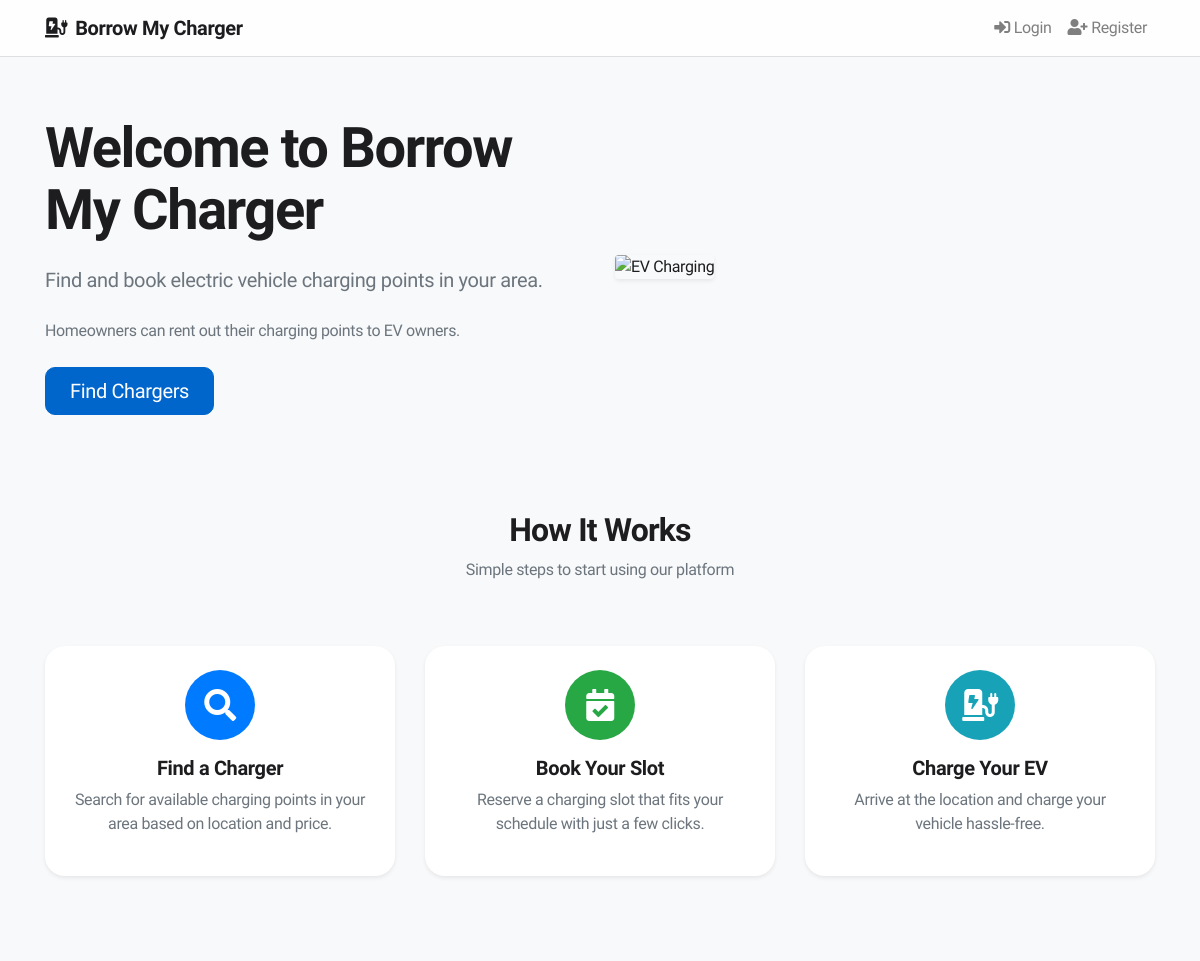
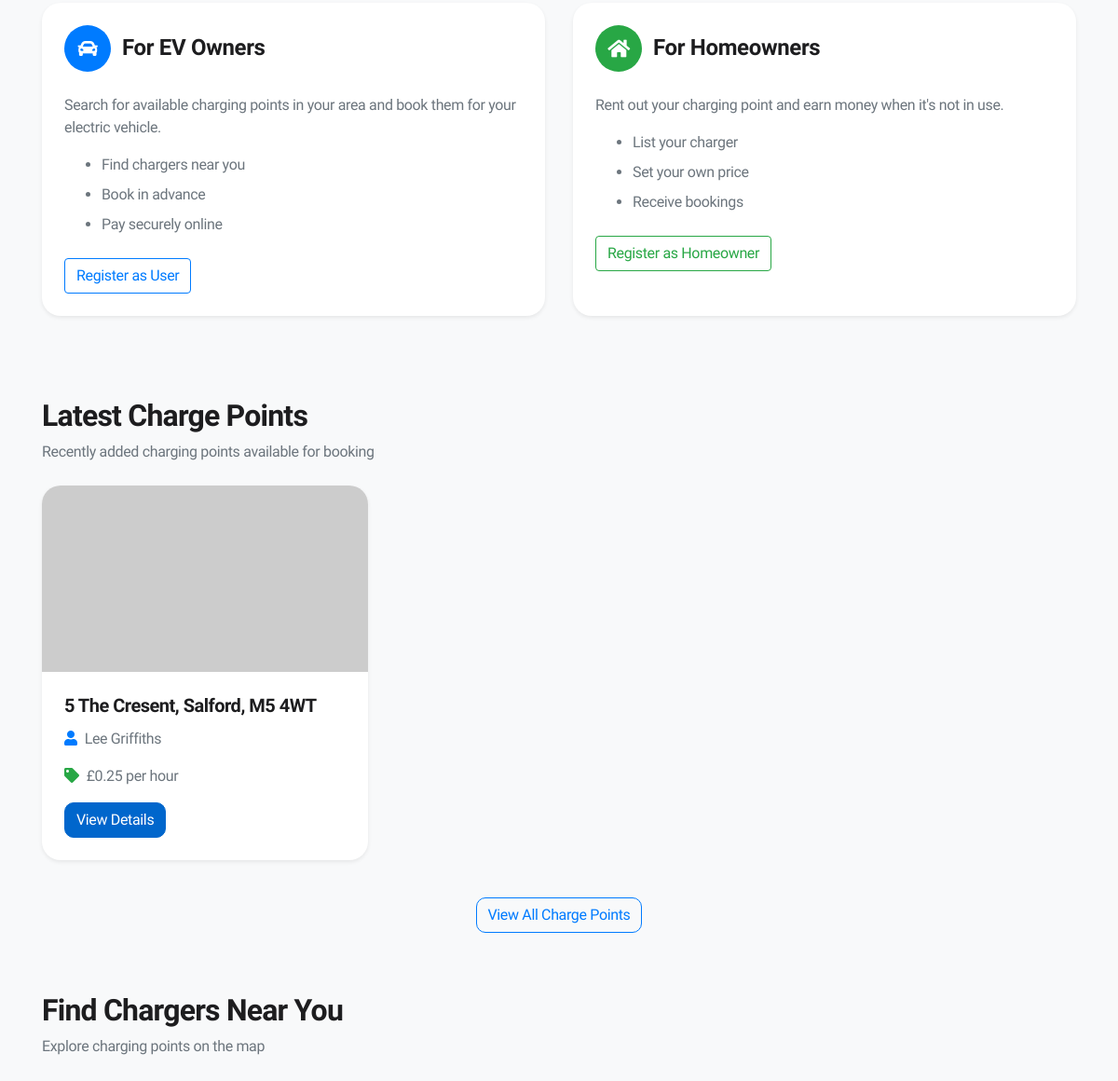
The page / on the database its author committed (2 pictures, top to bottom).
### tables this page shows
CREATE TABLE IF NOT EXISTS charge_points (
    id INT AUTO_INCREMENT PRIMARY KEY,
    user_id INT NOT NULL,
    address VARCHAR(255) NOT NULL,
    latitude DECIMAL(10, 8) NOT NULL,
    longitude DECIMAL(11, 8) NOT NULL,
    price DECIMAL(5, 2) NOT NULL,
    availability BOOLEAN DEFAULT TRUE,
    image VARCHAR(255),
    created_at TIMESTAMP DEFAULT CURRENT_TIMESTAMP,
    FOREIGN KEY (user_id) REFERENCES users(id) ON DELETE CASCADE
);

CREATE TABLE IF NOT EXISTS users (
    id INT AUTO_INCREMENT PRIMARY KEY,
    name VARCHAR(100) NOT NULL,
    email VARCHAR(100) NOT NULL UNIQUE,
    password VARCHAR(255) NOT NULL,
    role ENUM('user', 'homeowner', 'admin') NOT NULL,
    created_at TIMESTAMP DEFAULT CURRENT_TIMESTAMP
);

### index.php (called while the page is built, shortened)
<?php
$view = new stdClass();
require_once('models/ChargePoint.php');
try {
    $chargePoint = new ChargePoint($conn);
    $view->latestChargePoints = $chargePoint->getLatest(3);
} catch (Exception $e) {
    $view->latestChargePoints = [];
}
require_once('views/home/index.phtml');
?>

### models/ChargePoint.php (called while the page is built, shortened)
<?php
class ChargePoint {
    private $conn;
    public function __construct($dbConn) {
        $this->conn = $dbConn;
    }
    public function getLatest($limit = 4) {
        $stmt = $this->conn->prepare("SELECT cp.*, u.name as owner_name
                                     FROM charge_points cp
                                     JOIN users u ON cp.user_id = u.id
                                     WHERE cp.availability = 1
                                     ORDER BY cp.id DESC
                                     LIMIT ?");
        $stmt->bindParam(1, $limit, PDO::PARAM_INT);
        $stmt->execute();
        return $stmt->fetchAll(PDO::FETCH_ASSOC);
    }
}
?>

### views/home/index.phtml (the view, shortened to what this page needs)
<?php include 'views/includes/header.phtml'; ?>
<div class="container mt-5">
    <div class="row align-items-center">
        <div class="col-lg-6 mb-5 mb-lg-0">
            <h1 class="hero-title">Welcome to Borrow My Charger</h1>
            <p class="text-muted mt-4 mb-4 lead">Find and book electric vehicle charging points in your area.</p>
            <p class="text-muted mb-4">Homeowners can rent out their charging points to EV owners.</p>
            <a class="btn btn-primary btn-lg px-4 btn-rounded" href="chargepoints.php">Find Chargers</a>
        </div>
        <div class="col-lg-6">
            <img src="images/car.jpg" alt="EV Charging" class="img-fluid shadow-sm rounded">
        </div>
    </div>
</div>
<div class="container mt-5 pt-5">
    <div class="row">
        <div class="col-12 text-center mb-5">
            <h2 class="section-title">How It Works</h2>
            <p class="text-muted">Simple steps to start using our platform</p>
        </div>
    </div>
    <div class="row">
        <div class="col-md-4 mb-4">
            <div class="card border-0 shadow-sm h-100 card-rounded">
                <div class="card-body p-4 text-center">
                    <div class="bg-primary text-white icon-circle">
                        <i class="fas fa-search fa-2x"></i>
                    </div>
                    <h5 class="font-weight-bold">Find a Charger</h5>
                    <p class="text-muted">Search for available charging points in your area based on location and price.</p>
                </div>
            </div>
        </div>
        <div class="col-md-4 mb-4">
            <div class="card border-0 shadow-sm h-100 card-rounded">
                <div class="card-body p-4 text-center">
                    <div class="bg-success text-white icon-circle">
                        <i class="fas fa-calendar-check fa-2x"></i>
                    </div>
                    <h5 class="font-weight-bold">Book Your Slot</h5>
                    <p class="text-muted">Reserve a charging slot that fits your schedule with just a few clicks.</p>
                </div>
            </div>
        </div>
        <div class="col-md-4 mb-4">
            <div class="card border-0 shadow-sm h-100 card-rounded">
                <div class="card-body p-4 text-center">
                    <div class="bg-info text-white icon-circle">
                        <i class="fas fa-charging-station fa-2x"></i>
                    </div>
                    <h5 class="font-weight-bold">Charge Your EV</h5>
                    <p class="text-muted">Arrive at the location and charge your vehicle hassle-free.</p>
                </div>
            </div>
        </div>
    </div>
</div>
<div class="container mt-5 pt-3">
    <div class="row">
        <div class="col-md-6 mb-4">
            <div class="card border-0 shadow-sm h-100 card-rounded">
                <div class="card-body p-4">
                    <div class="d-flex align-items-center mb-4">
                        <div class="bg-primary text-white icon-circle-sm">
                            <i class="fas fa-car fa-lg"></i>
                        </div>
                        <h4 class="font-weight-bold mb-0">For EV Owners</h4>
                    </div>
                    <p class="text-muted">Search for available charging points in your area and book them for your electric vehicle.</p>
                    <ul class="text-muted mb-4">
                        <li class="mb-2">Find chargers near you</li>
                        <li class="mb-2">Book in advance</li>
                        <li>Pay securely online</li>
                    </ul>
                    <?php if (!isset($_SESSION['user_id'])): ?>
                        <a href="register.php" class="btn btn-outline-primary rounded">Register as User</a>
                    <?php endif; ?>
                </div>
            </div>
        </div>
        <div class="col-md-6 mb-4">
            <div class="card border-0 shadow-sm h-100 card-rounded">
                <div class="card-body p-4">
                    <div class="d-flex align-items-center mb-4">
                        <div class="bg-success text-white icon-circle-sm">
                            <i class="fas fa-home fa-lg"></i>
                        </div>
                        <h4 class="font-weight-bold mb-0">For Homeowners</h4>
                    </div>
                    <p class="text-muted">Rent out your charging point and earn money when it's not in use.</p>
                    <ul class="text-muted mb-4">
                        <li class="mb-2">List your charger</li>
                        <li class="mb-2">Set your own price</li>
                        <li>Receive bookings</li>
                    </ul>
                    <?php if (!isset($_SESSION['user_id'])): ?>
                        <a href="register.php" class="btn btn-outline-success rounded">Register as Homeowner</a>
                    <?php endif; ?>
                </div>
            </div>
        </div>
    </div>
</div>
<div class="container mt-5 pt-3">
    <div class="row">
        <div class="col-12">
            <h2 class="section-title">Latest Charge Points</h2>
            <p class="text-muted mb-4">Recently added charging points available for booking</p>
        </div>
    </div>
    <div class="row">
        <?php if (isset($view->latestChargePoints) && !empty($view->latestChargePoints)): ?>
            <?php foreach ($view->latestChargePoints as $chargePoint): ?>
                <div class="col-md-4 mb-4">
                    <div class="card border-0 shadow-sm h-100" style="border-radius: 20px; overflow: hidden;">
                        <?php if (!empty($chargePoint['image'])): ?>
                            <?php if ($chargePoint['image'] === 'chargeimg'): ?>
                                <img src="images/chargeimg.png" class="card-img-top" alt="Charge Point" style="height: 200px; object-fit: cover;">
                            <?php else: ?>
                                <img src="uploads/<?php echo htmlspecialchars($chargePoint['image']); ?>" class="card-img-top" alt="Charge Point" style="height: 200px; object-fit: cover;" onerror="this.src='https://via.placeholder.com/300x200?text=Charge+Point';this.onerror='';">
                            <?php endif; ?>
                        <?php else: ?>
                            <img src="https://via.placeholder.com/300x200?text=Charge+Point" class="card-img-top" alt="Charge Point" style="height: 200px; object-fit: cover;">
                        <?php endif; ?>
                        <div class="card-body p-4">
                            <h5 class="card-title" style="font-weight: 600; letter-spacing: -0.025em;"><?php echo htmlspecialchars($chargePoint['address']); ?></h5>
                            <p class="card-text text-muted">
                                <i class="fas fa-user text-primary mr-2"></i><?php echo htmlspecialchars($chargePoint['owner_name']); ?>
                            </p>
                            <p class="card-text text-muted">
                                <i class="fas fa-tag text-success mr-2"></i>£<?php echo number_format($chargePoint['price'], 2); ?> per hour
                            </p>
                            <a href="chargepoint.php?id=<?php echo $chargePoint['id']; ?>" class="btn btn-primary" style="border-radius: 10px;">View Details</a>
                        </div>
                    </div>
                </div>
            <?php endforeach; ?>
        <?php endif; ?>
    </div>
    <div class="row mt-3">
        <div class="col-12 text-center">
            <a href="chargepoints.php" class="btn btn-outline-primary" style="border-radius: 10px;">View All Charge Points</a>
        </div>
    </div>
</div>
<div class="container mt-5 pt-3 mb-5">
    <div class="row">
        <div class="col-12">
            <h2 style="font-weight: 600; letter-spacing: -0.025em;">Find Chargers Near You</h2>
            <p class="text-muted mb-4">Explore charging points on the map</p>
        </div>
    </div>
</div>
<?php include 'views/includes/footer.phtml'; ?>

### css/custom.css (style rules this page uses)
.hero-title { font-weight: 600; font-size: 3.5rem; letter-spacing: -0.025em; line-height: 1.1; }
.section-title { font-weight: 600; letter-spacing: -0.025em; }
.btn-rounded { border-radius: 10px; }
.card-rounded { border-radius: 20px; }
.icon-circle { width: 70px; height: 70px; border-radius: 35px; display: inline-flex; align-items: center; justify-content: center; margin-bottom: 1rem; }
.icon-circle-sm { width: 50px; height: 50px; border-radius: 25px; display: inline-flex; align-items: center; justify-content: center; margin-right: 0.75rem; }

### views/includes/header.phtml (style rules this page uses)
body { font-family: 'SF Pro Display', -apple-system, BlinkMacSystemFont, 'Segoe UI', Roboto, Helvetica, Arial, sans-serif; background-color: #f5f5f7; color: #1d1d1f; letter-spacing: -0.022em; }
.btn-primary { background-color: #0066cc; border-color: #0066cc; }

### rows shown on the page
charge_points: address "5 The Cresent, Salford, M5 4WT", user.name "Lee Griffiths", price "0.25"
